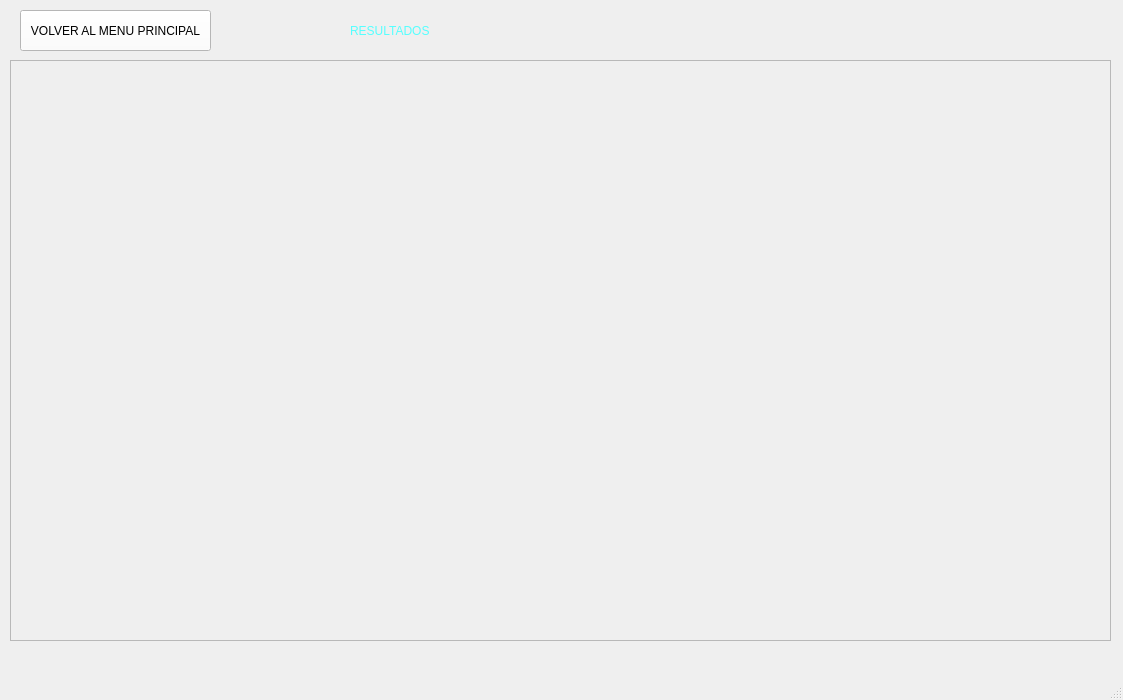
<?xml version="1.0" encoding="UTF-8"?>
<ui version="4.0">
 <class>MainWindow</class>
 <widget class="QMainWindow" name="MainWindow">
  <property name="geometry">
   <rect>
    <x>0</x>
    <y>0</y>
    <width>1123</width>
    <height>700</height>
   </rect>
  </property>
  <property name="minimumSize">
   <size>
    <width>1123</width>
    <height>700</height>
   </size>
  </property>
  <property name="maximumSize">
   <size>
    <width>1123</width>
    <height>700</height>
   </size>
  </property>
  <property name="windowTitle">
   <string>ReduccionMUX2</string>
  </property>
  <property name="styleSheet">
   <string notr="true">background-image: url(:/cct/fondo.jpg);</string>
  </property>
  <widget class="QWidget" name="centralwidget">
   <widget class="QPushButton" name="boton_volver_menu">
    <property name="geometry">
     <rect>
      <x>20</x>
      <y>10</y>
      <width>191</width>
      <height>41</height>
     </rect>
    </property>
    <property name="styleSheet">
     <string notr="true">font: 700 10pt &quot;Times New Roman&quot;;
background-color: rgb(255, 255, 255);
border-bottom-color: rgb(0, 0, 255);
border-color: rgb(0, 0, 255);
selection-background-color: rgb(170, 255, 255);
selection-color: rgb(170, 255, 255);
gridline-color: rgb(0, 0, 255);
alternate-background-color: rgb(170, 255, 255);</string>
    </property>
    <property name="text">
     <string>VOLVER AL MENU PRINCIPAL</string>
    </property>
   </widget>
   <widget class="QLabel" name="label_resultados">
    <property name="geometry">
     <rect>
      <x>350</x>
      <y>0</y>
      <width>401</width>
      <height>61</height>
     </rect>
    </property>
    <property name="styleSheet">
     <string notr="true">font: 50pt &quot;Segoe UI&quot;;
color: rgb(85, 255, 255);
border-color: rgb(85, 255, 255);



</string>
    </property>
    <property name="text">
     <string>RESULTADOS</string>
    </property>
   </widget>
   <widget class="QScrollArea" name="scrollArea">
    <property name="geometry">
     <rect>
      <x>10</x>
      <y>60</y>
      <width>1101</width>
      <height>581</height>
     </rect>
    </property>
    <property name="widgetResizable">
     <bool>true</bool>
    </property>
    <widget class="QWidget" name="scrollContents">
     <property name="geometry">
      <rect>
       <x>0</x>
       <y>0</y>
       <width>1099</width>
       <height>579</height>
      </rect>
     </property>
    </widget>
   </widget>
  </widget>
  <widget class="QMenuBar" name="menubar">
   <property name="geometry">
    <rect>
     <x>0</x>
     <y>0</y>
     <width>1123</width>
     <height>22</height>
    </rect>
   </property>
  </widget>
  <widget class="QStatusBar" name="statusbar"/>
 </widget>
 <resources>
  <include location="imagenes.qrc"/>
 </resources>
 <connections/>
</ui>
